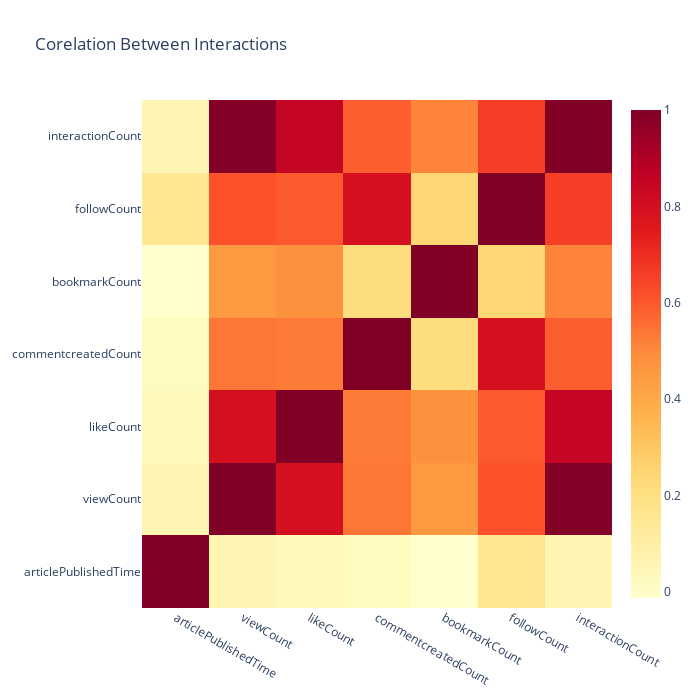

This figure's notebook cell:
### Code cell
numericalColumnNames=["articlePublishedTime", "viewCount","likeCount","commentcreatedCount", "bookmarkCount", "followCount", "interactionCount"]
corrMatrix=articlesDF.corr()
fig = go.Figure(go.Heatmap(x=numericalColumnNames,y=numericalColumnNames,z= corrMatrix,colorscale='YlorRd'))
fig.update_layout(title='Corelation Among Interactions', \
                  width=100 * len(numericalColumnNames), \
                  height=100 * len(numericalColumnNames))
fig.show()

### Figure 1 — Plotly figure (JSON) as saved in the notebook; plotly's stock layout.template omitted (floating-point values rounded to 4 significant figures)
{"data": [{"colorscale": [[0, "rgb(255,255,204)"], [0.125, "rgb(255,237,160)"], [0.25, "rgb(254,217,118)"], [0.375, "rgb(254,178,76)"], [0.5, "rgb(253,141,60)"], [0.625, "rgb(252,78,42)"], [0.75, "rgb(227,26,28)"], [0.875, "rgb(189,0,38)"], [1, "rgb(128,0,38)"]], "type": "heatmap", "x": ["articlePublishedTime", "viewCount", "likeCount", "commentcreatedCount", "bookmarkCount", "followCount", "interactionCount"], "y": ["articlePublishedTime", "viewCount", "likeCount", "commentcreatedCount", "bookmarkCount", "followCount", "interactionCount"], "z": [[1, 0.05927, 0.03298, 0.02605, -0.01216, 0.1566, 0.05844], [0.05927, 1, 0.7998, 0.5398, 0.4506, 0.6151, 0.9932], [0.03298, 0.7998, 1, 0.5313, 0.4765, 0.5956, 0.847], [0.02605, 0.5398, 0.5313, 1, 0.2156, 0.7941, 0.5878], [-0.01216, 0.4506, 0.4765, 0.2156, 1, 0.2512, 0.5122], [0.1566, 0.6151, 0.5956, 0.7941, 0.2512, 1, 0.6587], [0.05844, 0.9932, 0.847, 0.5878, 0.5122, 0.6587, 1]]}], "layout": {"height": 700, "title": {"text": "Corelation Between Interactions"}, "width": 700}}
